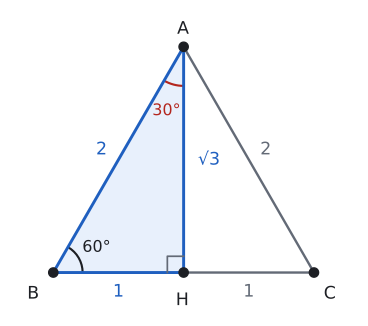

This chart was generated by the following Python code:
import sys; sys.path.insert(0, "tools")
from cizim import *

def uz(P, Q): return round(float(np.linalg.norm(np.asarray(P, float) - np.asarray(Q, float))), 3)
def kenar(ax, P, Q, metin, G, d=0.35, renk=YAZI, fs=13):
    """[PQ] kenarının ortasına, G noktasından uzak tarafa etiket."""
    P, Q = np.asarray(P, float), np.asarray(Q, float); M = (P + Q) / 2
    u = (Q - P) / np.linalg.norm(Q - P); v = np.array([-u[1], u[0]])
    if np.dot(v, M - np.asarray(G, float)) < 0: v = -v
    ax.text(*(M + d * v), metin, ha="center", va="center", color=renk, fontsize=fs)
def dik(ax, K, P, Q, s=0.25, renk=SOLUK):
    """K köşesinde KP ile KQ arasındaki dik açı işareti."""
    K, P, Q = (np.asarray(t, float) for t in (K, P, Q))
    u = (P - K) / np.linalg.norm(P - K) * s; v = (Q - K) / np.linalg.norm(Q - K) * s
    ax.plot(*zip(K + u, K + u + v, K + v), color=renk, lw=1.3)
def aci_olc(K, P, Q):
    K = np.asarray(K, float); u, v = np.asarray(P, float) - K, np.asarray(Q, float) - K
    return round(float(np.degrees(np.arccos(np.dot(u, v) / np.linalg.norm(u) / np.linalg.norm(v)))), 3)

# Kenarı 2 birim olan eşkenar ABC üçgeni; A'dan [BC]'ye AH yüksekliği. ABH: 30°-60°-90°, kenarlar 1, √3, 2.
k = 2.0  # 1 birim = 2 çizim birimi
B = np.array([0.0, 0.0]); C = np.array([2 * k, 0.0]); A = np.array([k, k * np.sqrt(3)]); H = np.array([k, 0.0])
print("AB", uz(A, B) / k, "BH", uz(B, H) / k, "AH", uz(A, H) / k, "B", aci_olc(B, A, C), "BAH", aci_olc(A, B, H), "H", aci_olc(H, A, B))
fig, ax = sekil(5, 4.2); ax.set_aspect("equal"); ax.axis("off")
ax.add_patch(patches.Polygon([A, B, H], closed=True, facecolor=MAVI_ACIK, edgecolor="none"))
ax.plot(*zip(A, C, H), color=SOLUK, lw=1.8)
ax.plot(*zip(H, B, A, H), color=MAVI)
dik(ax, H, A, B)
G0 = (A + B + H) / 3
kenar(ax, A, B, "2", G0, d=0.3, renk=MAVI); kenar(ax, B, H, "1", G0, d=0.3, renk=MAVI)
ax.text(H[0] + 0.22, A[1] / 2, "√3", color=MAVI, fontsize=13, ha="left", va="center")
kenar(ax, A, C, "2", (A + C + H) / 3, d=0.3, renk=SOLUK); kenar(ax, H, C, "1", (A + C + H) / 3, d=0.3, renk=SOLUK)
aci(ax, B, H, A, r=0.45, ad="60°", renk=YAZI)
aci(ax, A, B, H, r=0.6, ad="30°", renk=KIRMIZI)
nokta(ax, *A, "A", dx=-0.1, dy=0.2); nokta(ax, *B, "B", dx=-0.4, dy=-0.4); nokta(ax, *C, "C", dx=0.15, dy=-0.4)
nokta(ax, *H, "H", dx=-0.12, dy=-0.5)
ax.set_xlim(-0.7, 4.7); ax.set_ylim(-0.7, A[1] + 0.6)
kaydet(fig, __file__)
